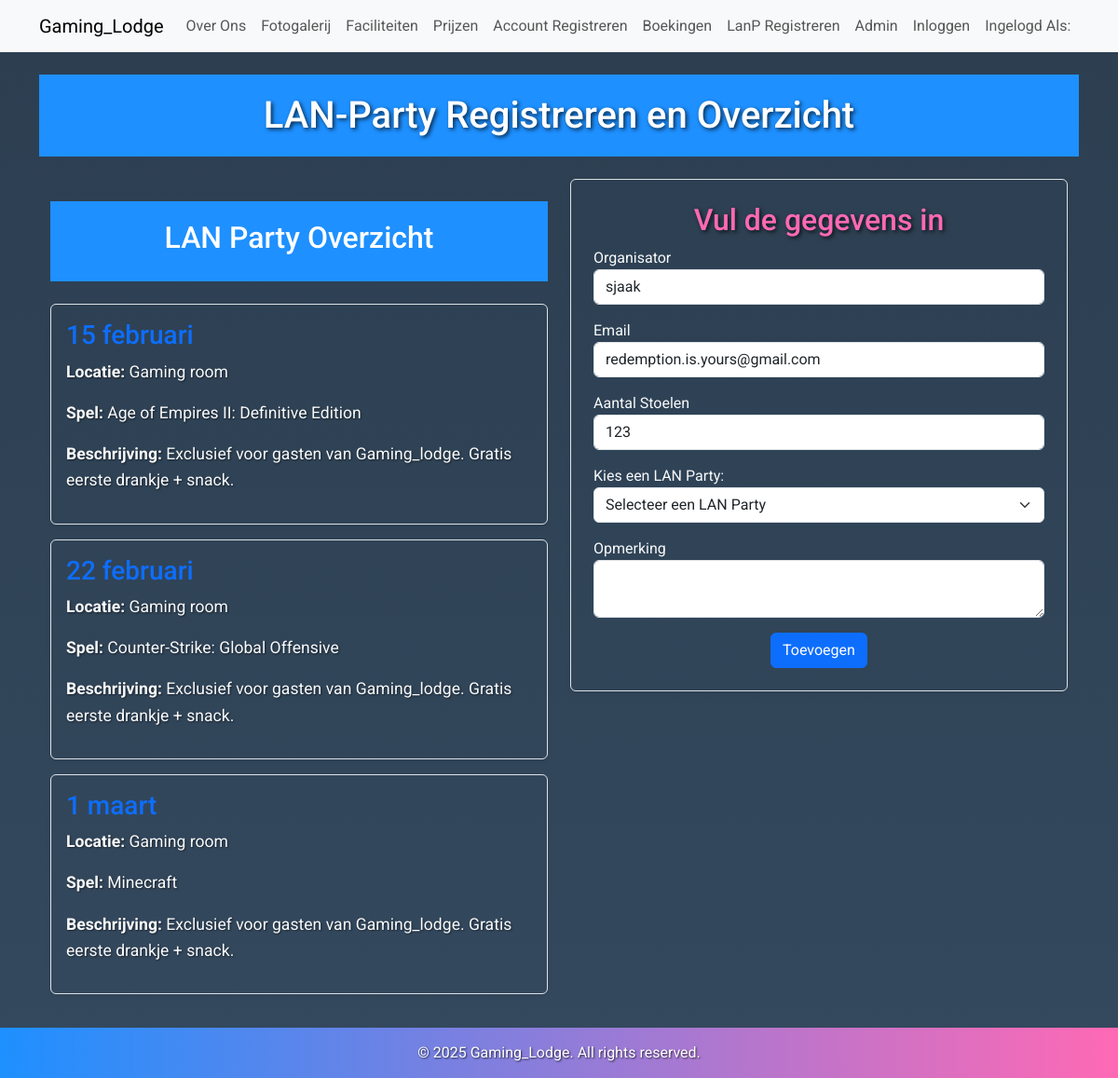
The app's page /lanp/update/1, older data.
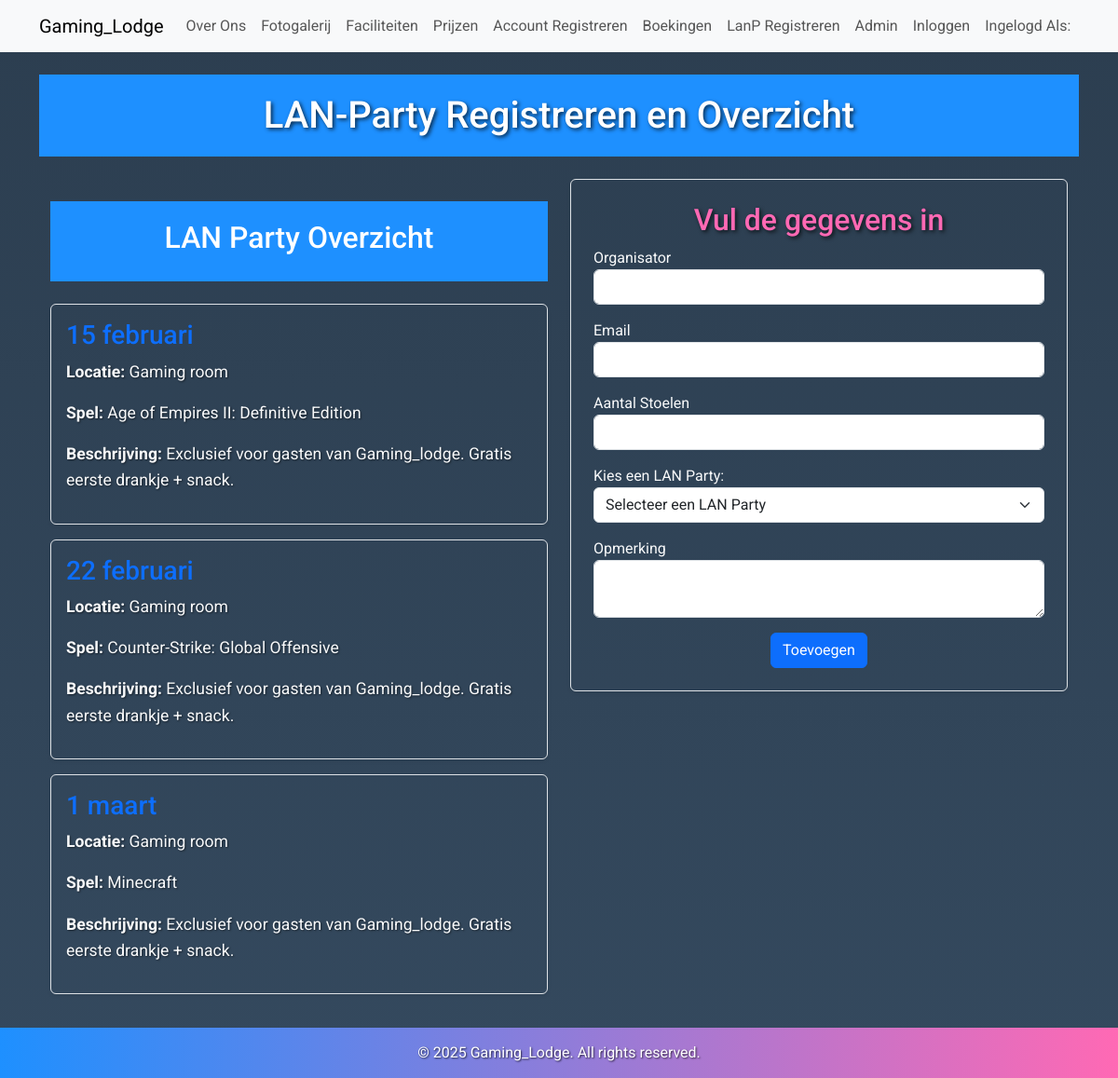
The same page, newer data.
### dbmodel.py (models this page shows)
class LanTabel(db.Model):
    id = db.Column(db.Integer, primary_key=True)
    lannaam = db.Column(db.String(80), nullable=False)
    organisator = db.Column(db.String(80), nullable=False)
    email = db.Column(db.String(120), nullable=False)
    datum = db.Column(db.String(20), nullable=False)
    aantalstoelen = db.Column(db.Integer, nullable=False)
    opmerking = db.Column(db.String(120))

### routes.py (the view, shortened to what this page needs)
@app.route('/lanp/update/<int:id>', methods=['GET', 'POST'])
def upd_lanp(id):
    party = LanTabel.query.get(id)
    form=LanFormulier(obj=party)
    print(party)
    return render_template('regform_lan.html', form=form, actie='Wijzigen')

### Formulieren.py
class LanFormulier(FlaskForm):
    lannaam = StringField('Naam Lanparty', validators=[DataRequired()])
    organisator = StringField('Naam', validators=[DataRequired()])
    email = StringField('Email', validators=[DataRequired(), Email()])
    datum = DateField('Datum', validators=[DataRequired()])
    aantalstoelen = StringField('Aantal plekken', validators=[DataRequired()])
    opmerking = StringField('Opmerking')
    submit = SubmitField('Toevoegen')

### app.py (called while the page is built)
@app.before_request
def create_tables():
    db.create_all()

### templates/regform_lan.html (shortened to what this page needs)
{% extends "base.html" %}
{% block content %}
<header class="text-center my-4">
    <h1>LAN-Party Registreren en Overzicht</h1>
</header>
<div class="container">
    <div class="row">
        <div class="col-md-6">
            <main>
                <header class="text-center my-4">
                    <h2>LAN Party Overzicht</h2>
                </header>
                <section class="party-card p-3 mb-3 border rounded shadow-sm">
                    <h3 class="text-primary">15 februari</h3>
                    <p><strong>Locatie:</strong> Gaming room</p>
                    <p><strong>Spel:</strong> Age of Empires II: Definitive Edition</p>
                    <p><strong>Beschrijving:</strong> Exclusief voor gasten van Gaming_lodge. Gratis eerste drankje + snack.</p>
                </section>
                <section class="party-card p-3 mb-3 border rounded shadow-sm">
                    <h3 class="text-primary">22 februari</h3>
                    <p><strong>Locatie:</strong> Gaming room</p>
                    <p><strong>Spel:</strong> Counter-Strike: Global Offensive</p>
                    <p><strong>Beschrijving:</strong> Exclusief voor gasten van Gaming_lodge. Gratis eerste drankje + snack.</p>
                </section>
                <section class="party-card p-3 mb-3 border rounded shadow-sm">
                    <h3 class="text-primary">1 maart</h3>
                    <p><strong>Locatie:</strong> Gaming room</p>
                    <p><strong>Spel:</strong> Minecraft</p>
                    <p><strong>Beschrijving:</strong> Exclusief voor gasten van Gaming_lodge. Gratis eerste drankje + snack.</p>
                </section>
            </main>
        </div>
        <div class="col-md-6">
            <section class="p-4 border rounded shadow-sm">
                <h2 class="text-center">Vul de gegevens in</h2>
                <form method="post" action="/add_registration">
                    <div class="mb-3">
                        {{ form.organisator.label }}
                        {{ form.organisator(class="form-control") }}
                    </div>
                    <div class="mb-3">
                        {{ form.email.label }}
                        {{ form.email(class="form-control") }}
                    </div>
                    <div class="mb-3">
                        {{ form.aantalstoelen.label }}
                        {{ form.aantalstoelen(class="form-control") }}
                    </div>
                    <div class="mb-3">
                        <label for="lan-party-dropdown">Kies een LAN Party:</label>
                        <select id="lan-party-dropdown" name="lan_party" class="form-select">
                            <option value="">Selecteer een LAN Party</option>
                        </select>
                    </div>
                    <div class="mb-3">
                        {{ form.opmerking.label }}
                        {{ form.opmerking(class="form-control") }}
                    </div>
                    <div class="text-center">
                        <button type="submit" class="btn btn-primary">{{ form.submit.label.text }}</button>
                    </div>
                </form>
            </section>
        </div>
    </div>
</div>
{% endblock %}

Row changes from the older to the newer data that the page shows:
removed LanTabel: organisator "sjaak", email "redemption.is.yours@gmail.com", aantalstoelen "123"
